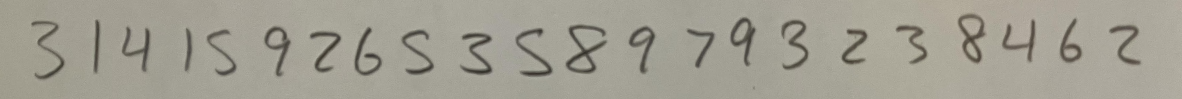
#> input picture Digit Classification/Images/pi.jpg, 3545 x 297 px (shown at 1/3 size)
$ python interpret_digits.py
#> lines starting #> are read from the running program, lines starting #| are printed output that depends on the picture; after the words box and inside, x2 and y2 are one past the last pixel; in counts of white or black regions, pixels touching at a corner belong together
### Digit Classification/Utils/utils_opencv.py
# -*- coding: utf-8 -*-
"""
Created on Sat May 18 16:17:30 2024

@author: afisher
"""
import cv2 as cv
import numpy as np

# [45 lines left out: functions rotate_image, xshift_image, show_image, flood_fill_edges, not called in this run]

def remove_noise(image, min_contour_area = 50):
    contours, _ = cv.findContours(image, cv.RETR_EXTERNAL, cv.CHAIN_APPROX_SIMPLE)
    for contour in contours:
        if cv.contourArea(contour)<min_contour_area:
            cv.drawContours(image, [contour], -1, (0, 0, 0), thickness=cv.FILLED)
    return image

# [13 lines left out: function scale_image, not called in this run]

### Digit Classification/interpret_digits.py
# -*- coding: utf-8 -*-
"""
Created on Sat May 18 16:11:32 2024

@author: afisher
"""

import cv2 as cv
import pickle
import numpy as np

from Utils import utils_opencv as ucv


# %% Read image
gray = cv.imread( 'Images/pi.jpg', cv.IMREAD_GRAYSCALE)
#> gray: shape (297, 3545); min 36, max 194, mean 157.8
_, binary_image = cv.threshold(gray, 130, 255, cv.THRESH_BINARY_INV)
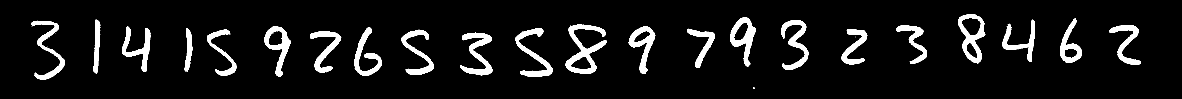
#> binary_image: shape (297, 3545) (shown at 1/3 size); 7.6% white; 39 white regions (17 under 20 px)


# Remove noise
image = ucv.remove_noise(binary_image, min_contour_area = 50)
#> in remove_noise, `contours, _ = cv.findContours(image, cv.RETR_EXTERNAL, cv.CHAIN_APPROX..`: contours = 37 contours, 15 with area under 20; largest, box (x1, y1, x2, y2) and area: (2874, 42, 2956, 190) 7450, (1697, 74, 1821, 222) 7310, (2191, 52, 2267, 199) 5476, (793, 79, 872, 230) 5250, (1886, 79, 1966, 222) 4708
#> the loop in remove_noise, `for contour in contours:` made 37 passes
#> contour on passes 2, 3, 4, 5, 6, 7, 8, 9, 10, 11, 13, 17: [[122, 239]], [[2563, 192]], [[1779, 182]], [[675, 155]], [[1261, 153]], [[142, 140]], [[2565, 112]], [[2565, 110]], [[2563, 104]], [[165, 99]], [[3399, 95]], [[3019, 87], [3019, 88]]
#> after the loop in remove_noise, `for contour in contours:`: image: shape (297, 3545); 7.6% white; 24 white regions (2 under 20 px), largest, box (x1, y1, x2, y2) and area: (1697, 74, 1821, 222) 6137, (2874, 42, 2956, 190) 4619, (1380, 98, 1477, 226) 4602
color = cv.cvtColor(image, cv.COLOR_GRAY2BGR)
#> color: shape (297, 3545, 3); 7.6% white; 24 white regions (2 under 20 px)


# Find contours
contours, _ = cv.findContours(image, cv.RETR_EXTERNAL, cv.CHAIN_APPROX_SIMPLE)
#> contours = 22 contours; largest, box (x1, y1, x2, y2) and area: (2874, 42, 2956, 190) 7450, (1697, 74, 1821, 222) 7310, (2191, 52, 2267, 199) 5476, (793, 79, 872, 230) 5250, (1886, 79, 1966, 222) 4708

#> (the run stopped early here; a loop or call above may not have finished)
